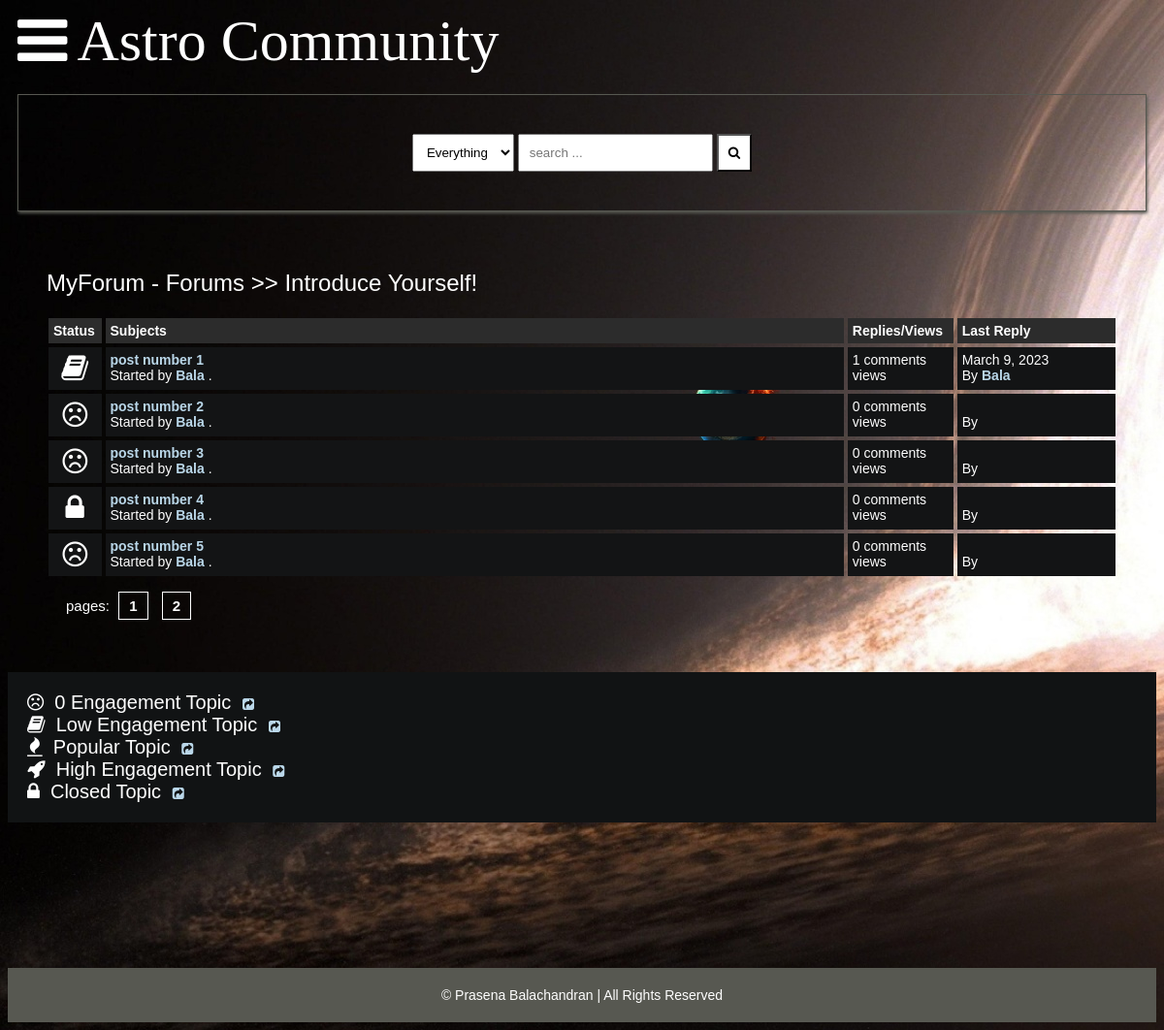
/posts/introduce-yourself/, run on an earlier commit of the app's database.
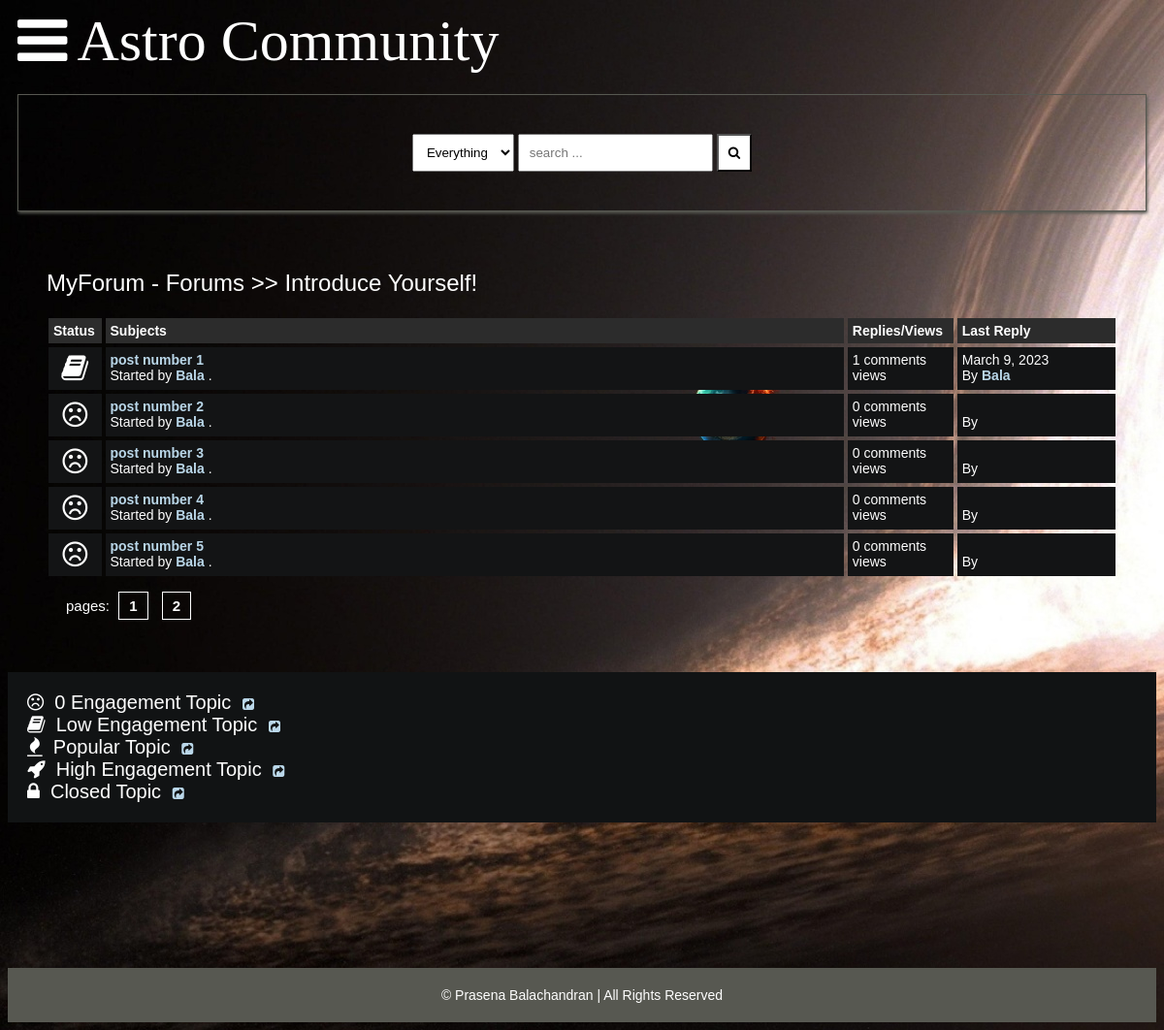
And on a later commit of the database.
### main/models.py (models this page shows, shortened)
class Post(models.Model):
    title = models.CharField(max_length=400)
    slug = models.SlugField(max_length=400, unique=True, blank=True)
    user = models.ForeignKey(Author, on_delete=models.CASCADE)
    content = HTMLField()
    categories = models.ManyToManyField(Category)
    date = models.DateTimeField(auto_now_add=True)
    approved = models.BooleanField(default=False)
    hit_count_generic = GenericRelation(
        HitCount,
        object_id_field="object_pk",
        related_query_name="hit_count_generic_relation",
    )
    tags = TaggableManager()
    comments = models.ManyToManyField(Comment, blank=True)
    closed = models.BooleanField(default=False)
    state = models.CharField(max_length=40, default="zero")
    def get_url(self):
        return reverse("detail", kwargs={"slug": self.slug})
    @property
    def num_comments(self):
        return self.comments.count()
    @property
    def last_reply(self):
        return self.comments.latest("date")

class Author(models.Model):
    user = models.ForeignKey(User, on_delete=models.CASCADE)
    fullname = models.CharField(max_length=40, blank=True)
    slug = slug = models.SlugField(max_length=400, unique=True, blank=True)
    bio = HTMLField()
    points = models.IntegerField(default=0)
    profile_pic = ResizedImageField(
        size=[50, 80],
        quality=100,
        upload_to="authors",
        default=None,
        null=True,
        blank=True,
    )

### main/views.py (the view)
# urls.py: path("posts/<slug>/", posts, name="posts"),
def posts(request, slug):
    category = get_object_or_404(Category, slug=slug)
    posts = Post.objects.filter(approved=True, categories=category)
    paginator = Paginator(posts, 5)
    page = request.GET.get("page")
    try:
        posts = paginator.page(page)
    except PageNotAnInteger:
        posts = paginator.page(1)
    except EmptyPage:
        posts = paginator.page(paginator.num_pages)
    context = {
        "posts": posts,
        "forum": category,
        "title": "ASTRO: Posts"
    }
    return render(request, "posts.html", context)

### main/context_processors.py (called while the page is built, shortened)
def searchFunction(request):
    search_context = {}
    posts = Post.objects.all()
    return search_context

### main/models.py (called while the page is built)
    def get_url(self):
        return reverse("posts", kwargs={"slug": self.slug})

### templates/posts.html
{% extends 'base.html' %} {% load hitcount_tags %} {% block content %}
<div class="container">
	<div class="navigate">
		<span><a href="{% url 'home' %}">MyForum - Forums</a> >> <a href="{{forum.get_url}}">{{forum.title}}</a></span>
	</div>
	<div class="posts-table">
		<div class="table-head">
			<div class="status">Status</div>
			<div class="subjects">Subjects</div>
			<div class="replies">Replies/Views</div>
			<div class="last-reply">Last Reply</div>
		</div>
		{% for post in posts %}
		<div class="table-row">
			{% if post.closed == True %}
			<div class="status"><i class="fa fa-lock"></i></div>
			{% elif post.num_comments == 0 %}
			<div class="status"><i class="fa fa-frown-o"></i></div>
			{% elif post.num_comments > 0 and post.num_comments < 2 %}
			<div class="status"><i class="fa fa-book"></i></div>
			{% elif post.num_comments > 2 and post.num_comments < 4 %}
			<div class="status"><i class="fa fa-rocket"></i></div>
			{% elif post.num_comments >= 4 %}
			<div class="status"><i class="fa fa-fire"></i></div>
			{% endif %}
			<div class="subjects">
				<a href="{{post.get_url}}">{{post.title}}</a>
				<br />
				<span>
					Started by <b><a href="">{{post.user.fullname|title}}</a></b> .
				</span>
			</div>
			<div class="replies">
				{{post.num_comments}} comments <br />
				{% get_hit_count for post %} views
			</div>
			<div class="last-reply">
				{{post.last_reply.date|date}}
				<br />
				By <b><a href="">{{post.last_reply.user.fullname|title}}</a></b>
			</div>
		</div>
		{% endfor %}
	</div>
	<div class="pagination">pages: {% for num_page in posts.paginator.page_range %} <a href="?page={{num_page}}">{{num_page}}</a> {% endfor %}</div>
</div>
<div class="note">
	<span><i class="fa fa-frown-o"></i>&nbsp; 0 Engagement Topic</span>&nbsp;&nbsp;&nbsp;<a href=""><i class="fa fa-share-square"></i></a><br >
	<span><i class="fa fa-book"></i>&nbsp; Low Engagement Topic</span>&nbsp;&nbsp;&nbsp;<a href=""><i class="fa fa-share-square"></i></a><br >
	<span><i class="fa fa-fire"></i>&nbsp; Popular Topic</span>&nbsp;&nbsp;&nbsp;<a href=""><i class="fa fa-share-square"></i></a><br >
	<span><i class="fa fa-rocket"></i>&nbsp; High Engagement Topic</span>&nbsp;&nbsp;&nbsp;<a href=""><i class="fa fa-share-square"></i></a><br >
	<span><i class="fa fa-lock"></i>&nbsp; Closed Topic</span>&nbsp;&nbsp;&nbsp;<a href=""><i class="fa fa-share-square"></i></a><br >
</div>
{% endblock content %}

What changed in the data, as far as the page shows it:
changed Post "post number 4": closed True → False (drawn)
